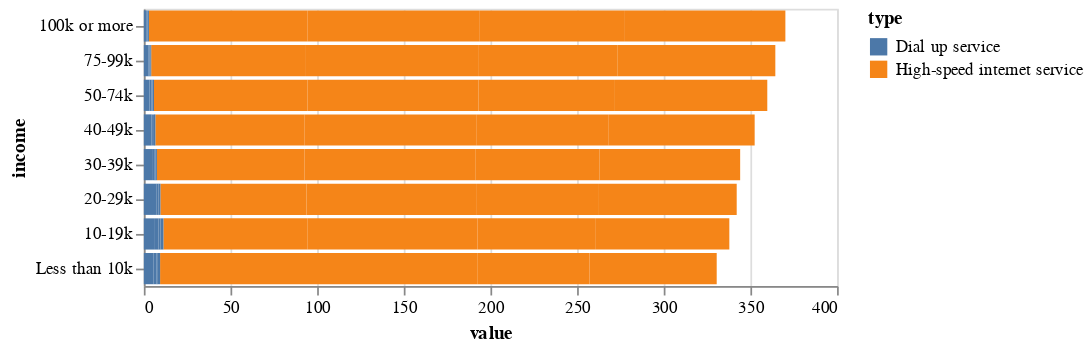

Notebook code for this chart:
### Code cell
input_dropdown = alt.binding_select(options=["2010", "2013", "2015", "2017"])
selection = alt.selection_single(
    fields=["year"], bind=input_dropdown, name="select "
)

# selection = alt.selection_single(fields=['Origin'], bind=input_dropdown, name='Country of ')

bar1 = alt.Chart(df1).mark_bar().encode(
    x = alt.X("value:Q"),
    y = alt.Y("income:N", sort="-x"),
    color=alt.Color("type")
).add_selection(selection).transform_filter(
    selection
)


bar1

### Figure 1 — Vega-Lite specification as saved in the notebook (floating-point values rounded to 4 significant figures)
{"config": {"view": {"continuousWidth": 400, "continuousHeight": 300}}, "data": {"name": "data-42e59244eb5480032a689510c9bed9fc"}, "mark": "bar", "encoding": {"color": {"type": "nominal", "field": "type"}, "x": {"type": "quantitative", "field": "value"}, "y": {"type": "nominal", "field": "income", "sort": "-x"}}, "selection": {"select ": {"type": "single", "fields": ["year"], "bind": {"input": "select", "options": ["2010", "2013", "2015", "2017"]}}}, "transform": [{"filter": {"selection": "select "}}], "$schema": "https://vega.github.io/schema/vega-lite/v4.0.2.json", "datasets": {"data-42e59244eb5480032a689510c9bed9fc": [{"income": "Less than 10k", "variable": "dial_up_2010", "value": 5.474, "year": "2010", "type": "Dial up service"}, {"income": "10-19k", "variable": "dial_up_2010", "value": 6.385, "year": "2010", "type": "Dial up service"}, {"income": "20-29k", "variable": "dial_up_2010", "value": 5.295, "year": "2010", "type": "Dial up service"}, {"income": "30-39k", "variable": "dial_up_2010", "value": 4.755, "year": "2010", "type": "Dial up service"}, {"income": "40-49k", "variable": "dial_up_2010", "value": 4.426, "year": "2010", "type": "Dial up service"}, {"income": "50-74k", "variable": "dial_up_2010", "value": 3.259, "year": "2010", "type": "Dial up service"}, {"income": "75-99k", "variable": "dial_up_2010", "value": 2.6, "year": "2010", "type": "Dial up service"}, {"income": "100k or more", "variable": "dial_up_2010", "value": 1.671, "year": "2010", "type": "Dial up service"}, {"income": "Less than 10k", "variable": "high_speed_int_2010", "value": 84.77, "year": "2010", "type": "High-speed internet service"}, {"income": "10-19k", "variable": "high_speed_int_2010", "value": 83.26, "year": "2010", "type": "High-speed internet service"}, {"income": "20-29k", "variable": "high_speed_int_2010", "value": 84.3, "year": "2010", "type": "High-speed internet service"}, {"income": "30-39k", "variable": "high_speed_int_2010", "value": 85.23, "year": "2010", "type": "High-speed internet service"}, {"income": "40-49k", "variable": "high_speed_int_2010", "value": 85.94, "year": "2010", "type": "High-speed internet service"}, {"income": "50-74k", "variable": "high_speed_int_2010", "value": 88.51, "year": "2010", "type": "High-speed internet service"}, {"income": "75-99k", "variable": "high_speed_int_2010", "value": 89.29, "year": "2010", "type": "High-speed internet service"}, {"income": "100k or more", "variable": "high_speed_int_2010", "value": 91.37, "year": "2010", "type": "High-speed internet service"}, {"income": "Less than 10k", "variable": "dial_up_2013", "value": 1.774, "year": "2013", "type": "Dial up service"}, {"income": "10-19k", "variable": "dial_up_2013", "value": 2.106, "year": "2013", "type": "Dial up service"}, {"income": "20-29k", "variable": "dial_up_2013", "value": 2.135, "year": "2013", "type": "Dial up service"}, {"income": "30-39k", "variable": "dial_up_2013", "value": 1.249, "year": "2013", "type": "Dial up service"}, {"income": "40-49k", "variable": "dial_up_2013", "value": 0.8026, "year": "2013", "type": "Dial up service"}, {"income": "50-74k", "variable": "dial_up_2013", "value": 1.221, "year": "2013", "type": "Dial up service"}, {"income": "75-99k", "variable": "dial_up_2013", "value": 0.6455, "year": "2013", "type": "Dial up service"}, {"income": "100k or more", "variable": "dial_up_2013", "value": 0.453, "year": "2013", "type": "Dial up service"}, {"income": "Less than 10k", "variable": "high_speed_int_2013", "value": 98.23, "year": "2013", "type": "High-speed internet service"}, {"income": "10-19k", "variable": "high_speed_int_2013", "value": 97.89, "year": "2013", "type": "High-speed internet service"}, {"income": "20-29k", "variable": "high_speed_int_2013", "value": 97.86, "year": "2013", "type": "High-speed internet service"}, {"income": "30-39k", "variable": "high_speed_int_2013", "value": 98.75, "year": "2013", "type": "High-speed internet service"}, {"income": "40-49k", "variable": "high_speed_int_2013", "value": 99.2, "year": "2013", "type": "High-speed internet service"}, {"income": "50-74k", "variable": "high_speed_int_2013", "value": 98.78, "year": "2013", "type": "High-speed internet service"}, {"income": "75-99k", "variable": "high_speed_int_2013", "value": 99.35, "year": "2013", "type": "High-speed internet service"}, {"income": "100k or more", "variable": "high_speed_int_2013", "value": 99.55, "year": "2013", "type": "High-speed internet service"}, {"income": "Less than 10k", "variable": "dial_up_2015", "value": 0.8176, "year": "2015", "type": "Dial up service"}, {"income": "10-19k", "variable": "dial_up_2015", "value": 1.052, "year": "2015", "type": "Dial up service"}, {"income": "20-29k", "variable": "dial_up_2015", "value": 0.9465, "year": "2015", "type": "Dial up service"}, {"income": "30-39k", "variable": "dial_up_2015", "value": 0.6551, "year": "2015", "type": "Dial up service"}, {"income": "40-49k", "variable": "dial_up_2015", "value": 0.5827, "year": "2015", "type": "Dial up service"}, {"income": "50-74k", "variable": "dial_up_2015", "value": 0.5296, "year": "2015", "type": "Dial up service"}, {"income": "75-99k", "variable": "dial_up_2015", "value": 0.5022, "year": "2015", "type": "Dial up service"}, {"income": "100k or more", "variable": "dial_up_2015", "value": 0.3108, "year": "2015", "type": "Dial up service"}, {"income": "Less than 10k", "variable": "high_speed_int_2015", "value": 64.82, "year": "2015", "type": "High-speed internet service"}, {"income": "10-19k", "variable": "high_speed_int_2015", "value": 68.36, "year": "2015", "type": "High-speed internet service"}, {"income": "20-29k", "variable": "high_speed_int_2015", "value": 70.37, "year": "2015", "type": "High-speed internet service"}, {"income": "30-39k", "variable": "high_speed_int_2015", "value": 71.48, "year": "2015", "type": "High-speed internet service"}, {"income": "40-49k", "variable": "high_speed_int_2015", "value": 76.5, "year": "2015", "type": "High-speed internet service"}, {"income": "50-74k", "variable": "high_speed_int_2015", "value": 78.18, "year": "2015", "type": "High-speed internet service"}, {"income": "75-99k", "variable": "high_speed_int_2015", "value": 80.56, "year": "2015", "type": "High-speed internet service"}, {"income": "100k or more", "variable": "high_speed_int_2015", "value": 83.24, "year": "2015", "type": "High-speed internet service"}, {"income": "Less than 10k", "variable": "dial_up_2017", "value": 1.315, "year": "2017", "type": "Dial up service"}, {"income": "10-19k", "variable": "dial_up_2017", "value": 1.763, "year": "2017", "type": "Dial up service"}, {"income": "20-29k", "variable": "dial_up_2017", "value": 1.188, "year": "2017", "type": "Dial up service"}, {"income": "30-39k", "variable": "dial_up_2017", "value": 0.8899, "year": "2017", "type": "Dial up service"}, {"income": "40-49k", "variable": "dial_up_2017", "value": 0.8364, "year": "2017", "type": "Dial up service"}, {"income": "50-74k", "variable": "dial_up_2017", "value": 0.8628, "year": "2017", "type": "Dial up service"}, {"income": "75-99k", "variable": "dial_up_2017", "value": 0.4961, "year": "2017", "type": "Dial up service"}, {"income": "100k or more", "variable": "dial_up_2017", "value": 0.5281, "year": "2017", "type": "Dial up service"}, {"income": "Less than 10k", "variable": "high_speed_int_2017", "value": 73.37, "year": "2017", "type": "High-speed internet service"}, {"income": "10-19k", "variable": "high_speed_int_2017", "value": 77.03, "year": "2017", "type": "High-speed internet service"}, {"income": "20-29k", "variable": "high_speed_int_2017", "value": 80.0, "year": "2017", "type": "High-speed internet service"}, {"income": "30-39k", "variable": "high_speed_int_2017", "value": 81.08, "year": "2017", "type": "High-speed internet service"}, {"income": "40-49k", "variable": "high_speed_int_2017", "value": 84.18, "year": "2017", "type": "High-speed internet service"}, {"income": "50-74k", "variable": "high_speed_int_2017", "value": 88.41, "year": "2017", "type": "High-speed internet service"}, {"income": "75-99k", "variable": "high_speed_int_2017", "value": 90.94, "year": "2017", "type": "High-speed internet service"}, {"income": "100k or more", "variable": "high_speed_int_2017", "value": 93.07, "year": "2017", "type": "High-speed internet service"}]}}
